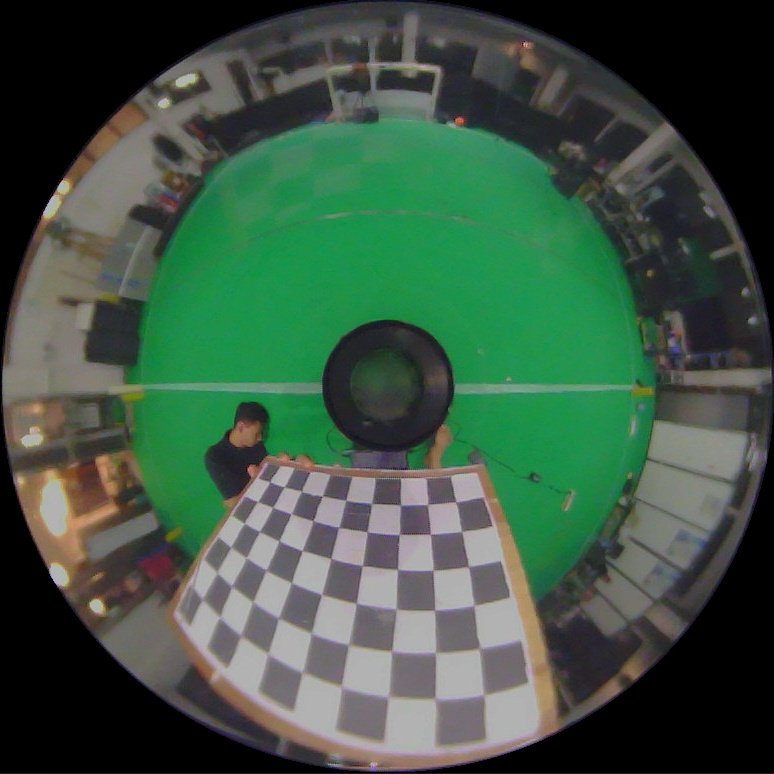
//> input picture images-1920/imgs1.jpg, 774 x 774 px; its folder holds 4 pictures in this run
$ ./testtes   (built with g++ and OpenCV 4)
//> lines starting //> are read from the running program, lines starting //| are printed output that depends on the picture; after the words box and inside, x2 and y2 are one past the last pixel; in counts of white or black regions, pixels touching at a corner belong together
#include <boost/thread.hpp>
#include <opencv2/opencv.hpp>
#include <opencv2/core/core_c.h>
#include <opencv2/core/core.hpp>
#include <opencv2/calib3d/calib3d.hpp>
#include <opencv2/highgui/highgui.hpp>
#include <opencv2/imgproc/imgproc.hpp>
#include <opencv2/ccalib/omnidir.hpp>
#include "opencv2/imgproc/imgproc.hpp"
#include "opencv2/core/core.hpp"
#include "opencv2/highgui/highgui.hpp"
#include <stdio.h>
#include <iostream>
#include <fstream>
#include <cmath>
#include <vector>
#include <cstring>
#include <ctime>
#include <limits.h>
#include <sys/ipc.h>
#include <sys/shm.h>
#include <sys/stat.h>
#include <iomanip>
#include <signal.h>

#define ul		  31
#define H       0
#define S       1
#define V       2
#define E       0
#define d       1
#define C       2
#define RECT    0
#define CROSS   1
#define ELIPSE  2

using namespace std;
using namespace cv;

char file[] = {"/home/jamil/build/hsv_data/omni0.ul"};

Point initialClickPoint, currentMousePoint;
bool mouseIsDragging, mouseMove, rectangleSelected;
Rect rectangleROI;
vector<int> H_ROI, S_ROI, V_ROI;

int wMin[3]={0,0,0},wMax[3]={255,255,255},ED[3]={0,0,0};
int mode = 0;
Mat erosion_src, dilation_src, erosion_dst, dilation_dst;

// Defining the dimensions of checkerboard
int CHECKERBOARD[2]{6,9};
int fieldSize = 31;

//========== TRACKBAR ==========//
// [153 lines left out: functions trackbar, trackBar_update, expData, impData, recordHSV_Values, Erosion and 3 more, not called in this run]

int main()
{
  mouseIsDragging = mouseMove = rectangleSelected = false;

  // Creating vector to store vectors of 3D points for each checkerboard image
  vector<vector<Point3f> > objpoints;

  // Creating vector to store vectors of 2D points for each checkerboard image
  vector<vector<Point2f> > imgpoints;

  // Defining the world coordinates for 3D points
  vector<Point3f> objp;
  for(int i{0}; i<CHECKERBOARD[1]; i++)
  {
    for(int j{0}; j<CHECKERBOARD[0]; j++)
      objp.push_back(Point3f(j*fieldSize,i*fieldSize,0));
  }

  // Extracting path of individual image stored in a given directory
  vector<String> images;
  // Path of the folder containing checkerboard images
  string path = "./images-1920/*.jpg";

  glob(path, images, false);

  Mat frame, gray;
  // vector to store the pixel coordinates of detected checker board corners
  vector<Point2f> corner_pts;
  bool success;

  TermCriteria critia(TermCriteria::EPS | TermCriteria::MAX_ITER, 200, 0.0001);

  // Looping over all the images in the directory
  for(int i{0}; i<images.size(); i++)
  {
    frame = imread(images[i]);
//> frame is the input picture: 774 rows x 774 cols, CV_8UC3; mean B, G, R 67.6, 85, 61.3
    cvtColor(frame,gray,COLOR_BGR2GRAY);
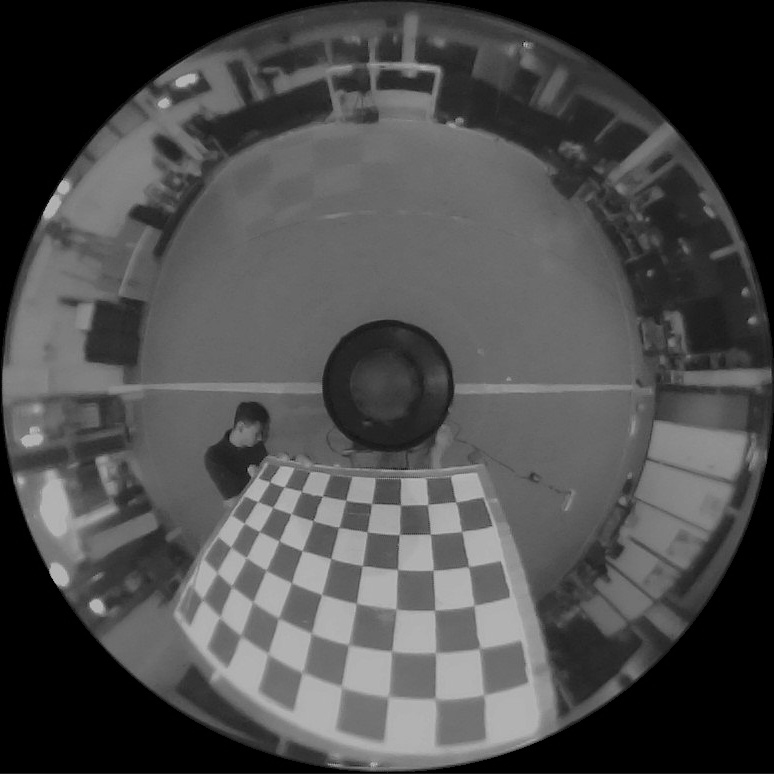
//> gray: 774 rows x 774 cols, CV_8UC1; min 0, max 191, mean 75.9

    // imshow("gray", gray);

    // Finding checker board corners
    // If desired number of corners are found in the image then success = true
    success = findChessboardCorners(gray,Size(CHECKERBOARD[0],CHECKERBOARD[1]), corner_pts,  CALIB_CB_ADAPTIVE_THRESH | CALIB_CB_FILTER_QUADS | CALIB_CB_NORMALIZE_IMAGE);
//> success = true; corner_pts = 54 Points (x, y), first 12: [203, 598.5], [217, 573.8], [230.5, 546.8], [244.4, 523.3], [257.7, 501.6], [272, 486], [219, 618.4], [232.5, 586.5], [245.9, 557.1], [259.1, 531.4], [272.4, 507], [278, 491]

    if(success)
    {

      // refining pixel coordinates for given 2d points.
      cornerSubPix(gray,corner_pts,Size(11,11), Size(-1,-1),critia);
//> corner_pts = 54 Points (x, y), first 12: [202.4, 599.2], [217, 572.5], [230.8, 547.2], [243.7, 522.9], [257.3, 501.5], [266.4, 480.6], [219.8, 617.2], [231.8, 586.3], [246.4, 557.8], [259.5, 531.6], [272.6, 507.3], [283.7, 486.8]

      // Displaying the detected corner points on the checker board
      drawChessboardCorners(frame, Size(CHECKERBOARD[0],CHECKERBOARD[1]), corner_pts,success);
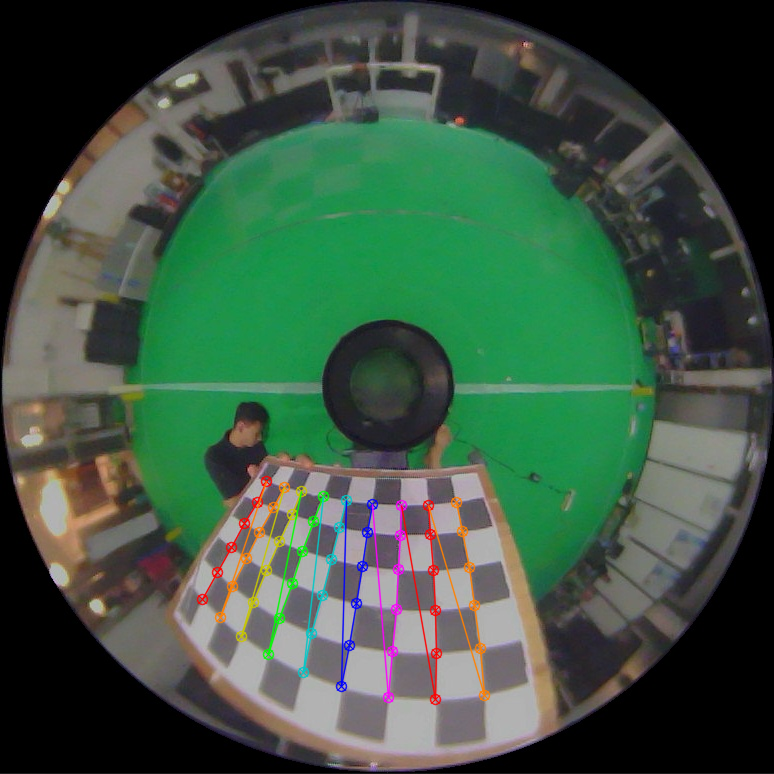
//> frame: 774 rows x 774 cols, CV_8UC3; 2.12% of pixels changed, all inside (x1, y1, x2, y2) = (196, 475, 491, 706)

      objpoints.push_back(objp);
      imgpoints.push_back(corner_pts);
//> imgpoints = 1 point lists
      cout << "next .. " << endl;
    }
    else{
      cout << "not detect " << endl;
    }

    if(gray.empty())
      cout << "gambar tidak ada" << endl;


    // imshow("Image",frame);
    // waitKey(0);
  }
//> pass 2 of the loop `for(int i{0}; i<images.size(); i++)`:
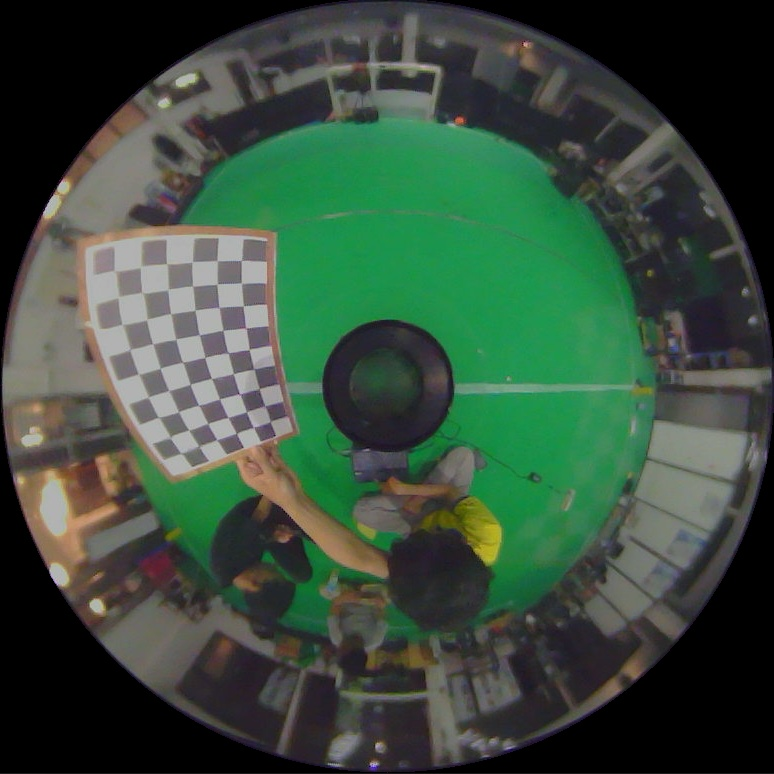
//> input picture images-1920/imgs10.jpg, 774 x 774 px
//> frame is the input picture: 774 rows x 774 cols, CV_8UC3; mean B, G, R 60.7, 76.5, 56.2
//> `cvtColor(frame,gray,COLOR_BGR2GRAY);`:
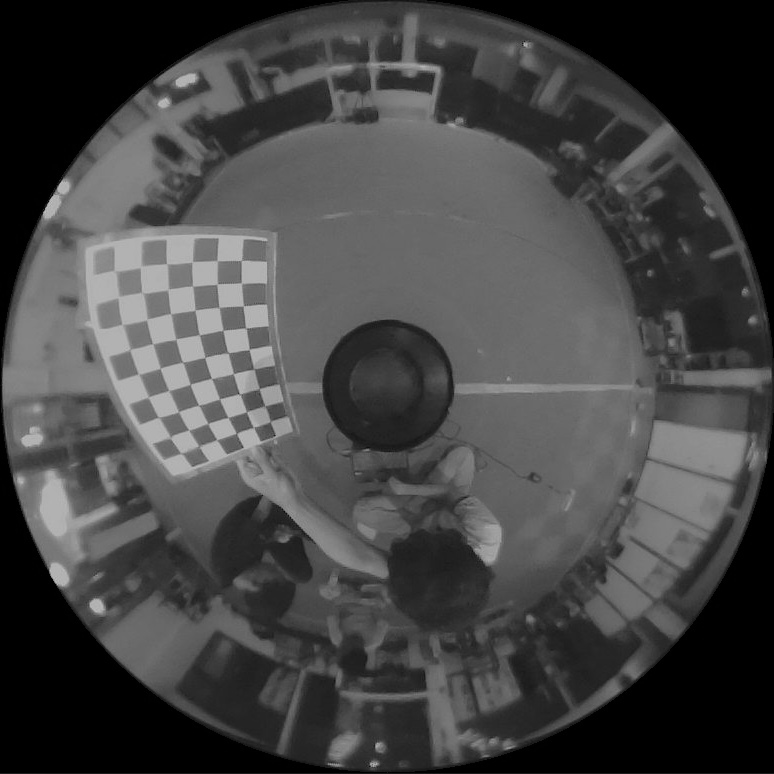
//> gray: 774 rows x 774 cols, CV_8UC1; min 0, max 192, mean 68.6
//> `success = findChessboardCorners(gray,Size(CHECKERBOARD[0],CHECKERBOARD..`: corner_pts = 54 Points (x, y), first 12: [115.5, 271], [140.1, 266.5], [166.2, 263.7], [192.6, 261.2], [216.7, 259.8], [240.2, 260.7], [117.7, 296.9], [143, 292.5], [166.7, 291.2], [193, 286.1], [217.6, 283.7], [240.6, 282.3]
//> `cornerSubPix(gray,corner_pts,Size(11,11), Size(-1,-1),critia);`: corner_pts = 54 Points (x, y), first 12: [114.9, 270.9], [140.7, 266.8], [166.8, 263.9], [192.2, 261.8], [217.2, 260.7], [241.5, 260.3], [118.5, 296.9], [142.6, 292.9], [167.9, 289.6], [192.7, 286.1], [216.9, 284.2], [241.4, 283.2]
//> `drawChessboardCorners(frame, Size(CHECKERBOARD[0],CHECKERBOARD[1]), co..`:
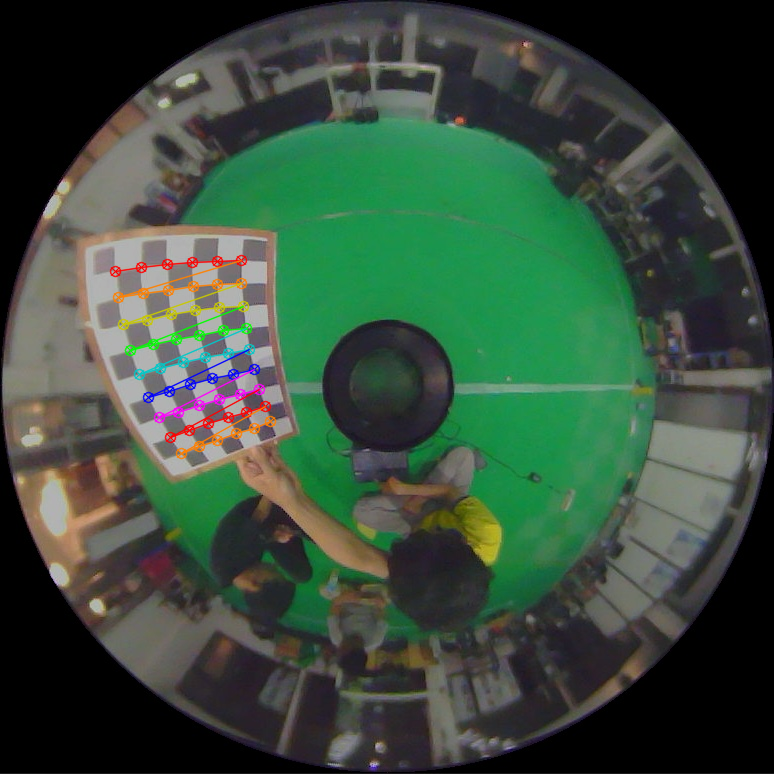
//> frame: 774 rows x 774 cols, CV_8UC3; 1.58% of pixels changed, all inside (x1, y1, x2, y2) = (109, 254, 277, 460)
//> imgpoints = 2 point lists
//> pass 3 of the loop `for(int i{0}; i<images.size(); i++)`:
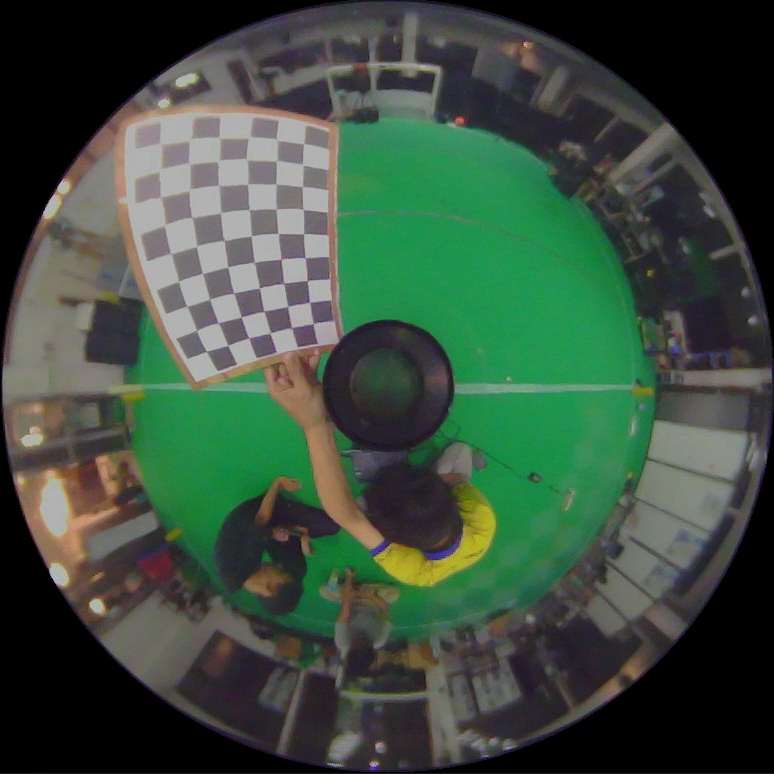
//> input picture images-1920/imgs11.jpg, 774 x 774 px
//> frame is the input picture: 774 rows x 774 cols, CV_8UC3; mean B, G, R 62.7, 77.9, 59.5
//> `cvtColor(frame,gray,COLOR_BGR2GRAY);`:
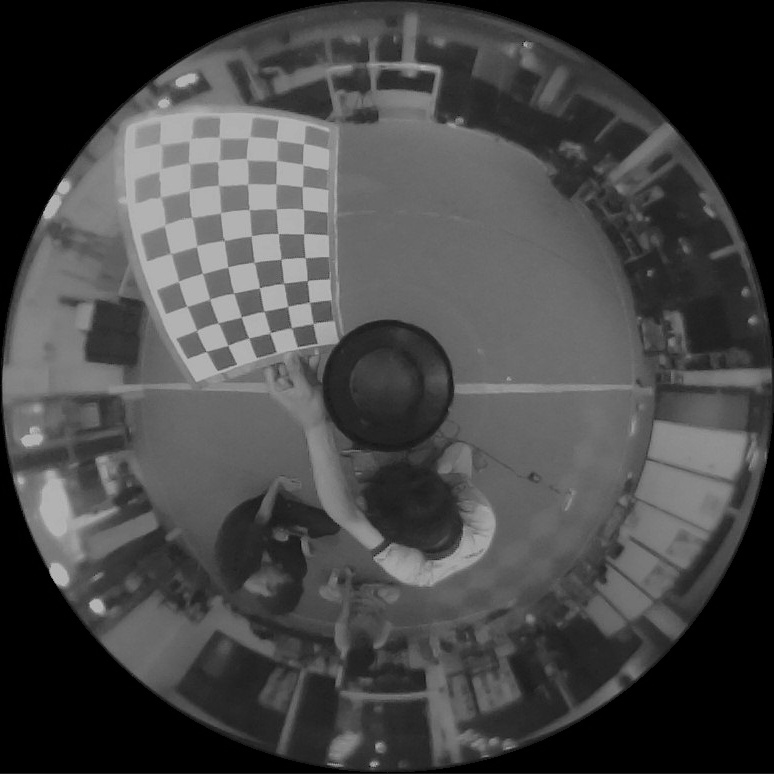
//> gray: 774 rows x 774 cols, CV_8UC1; min 0, max 194, mean 70.7
//> `success = findChessboardCorners(gray,Size(CHECKERBOARD[0],CHECKERBOARD..`: corner_pts = 54 Points (x, y), first 12: [169, 149], [193, 140.5], [218.3, 136.6], [250.2, 136], [276, 139.2], [303.6, 143.7], [162.1, 168.1], [188.7, 162.3], [217.1, 162], [246.1, 158.4], [276, 161.3], [302.5, 164.3]
//> `cornerSubPix(gray,corner_pts,Size(11,11), Size(-1,-1),critia);`: corner_pts = 54 Points (x, y), first 12: [160.5, 144.1], [190.4, 139.3], [219.6, 137.7], [249.1, 137.1], [276.5, 139.5], [303.6, 143.7], [159.5, 170.6], [189.3, 163.5], [218.5, 161.1], [246.6, 159], [276.6, 160.7], [302.8, 164.5]
//> `drawChessboardCorners(frame, Size(CHECKERBOARD[0],CHECKERBOARD[1]), co..`:
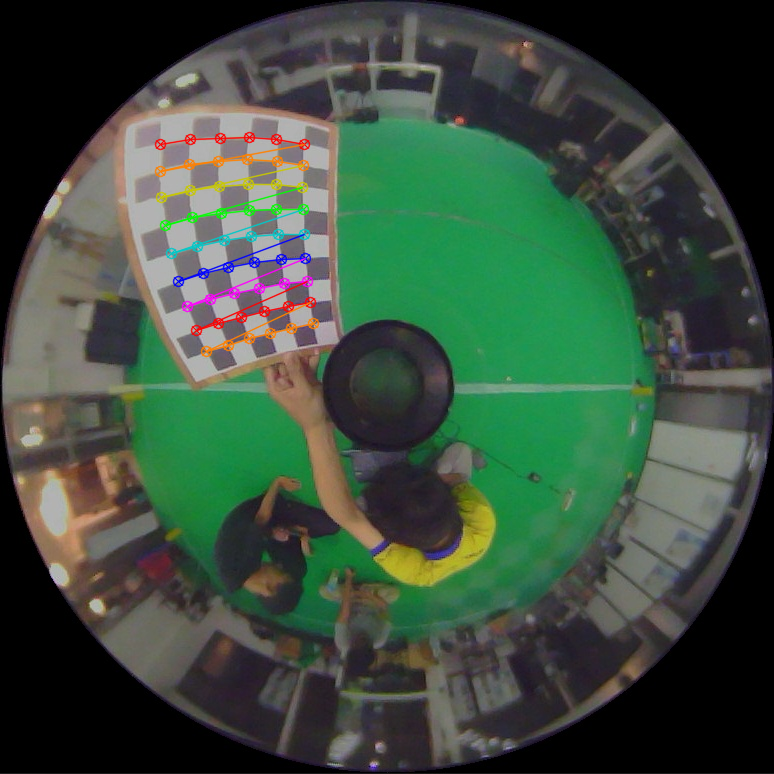
//> frame: 774 rows x 774 cols, CV_8UC3; 1.71% of pixels changed, all inside (x1, y1, x2, y2) = (154, 131, 320, 358)
//> imgpoints = 3 point lists
//> the loop made 4 passes; the first 3 are shown

  destroyAllWindows();

  Mat K, xi, D, idx;
  int flags = 0;
  Mat rvec, tvec;

  cout << "kalibrasi .. " << endl;
//> (the run ends here: the program needs code that is not available in this run, at `double rms = omnidir::calibrate(objpoints, imgpoints, Size(gray.rows,g..`)
